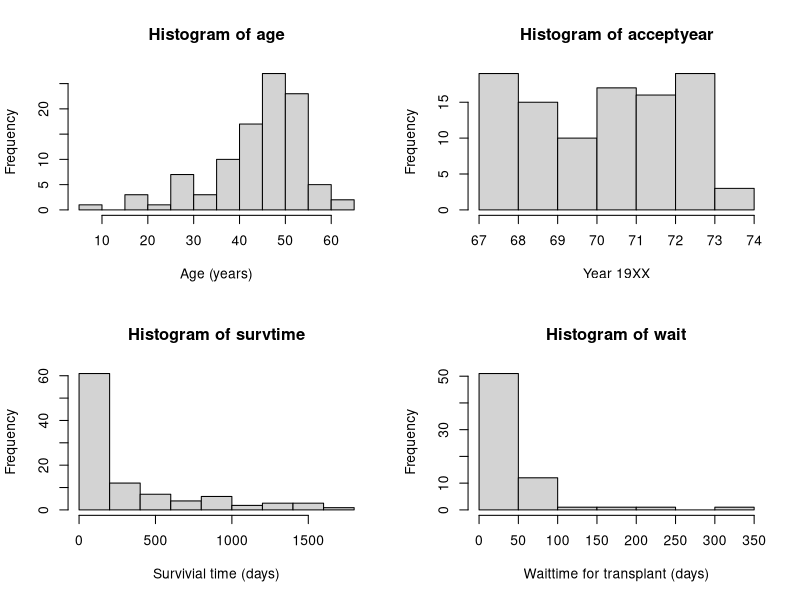
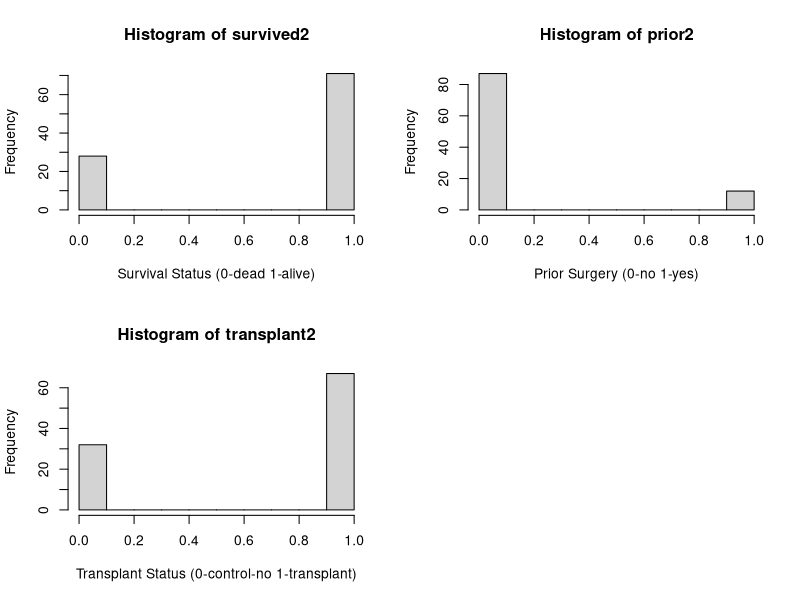
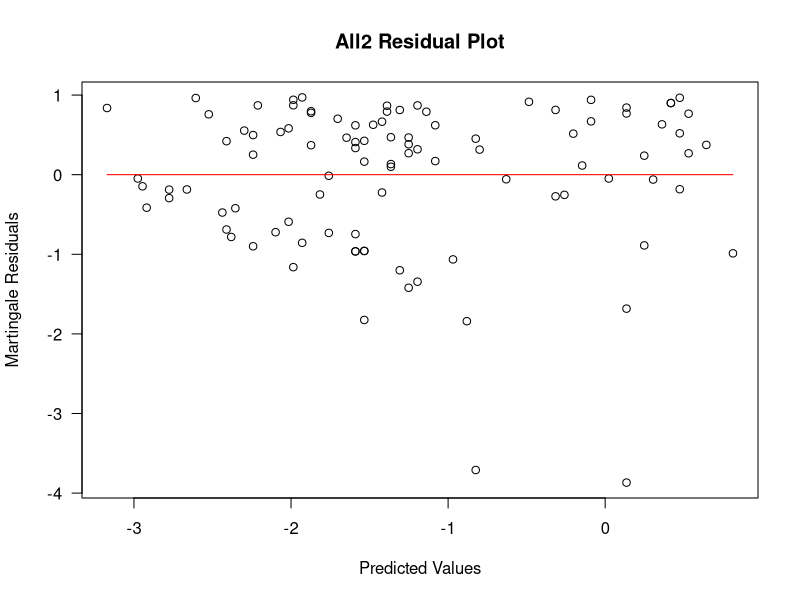
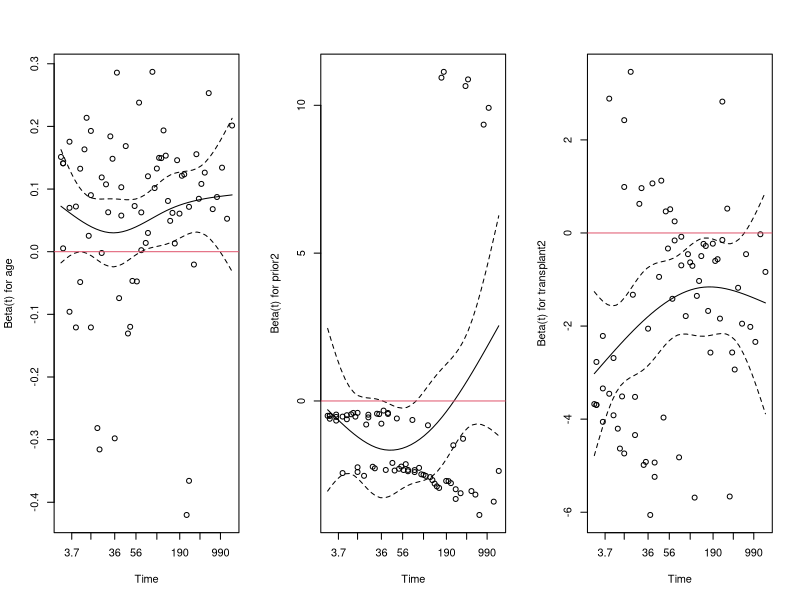
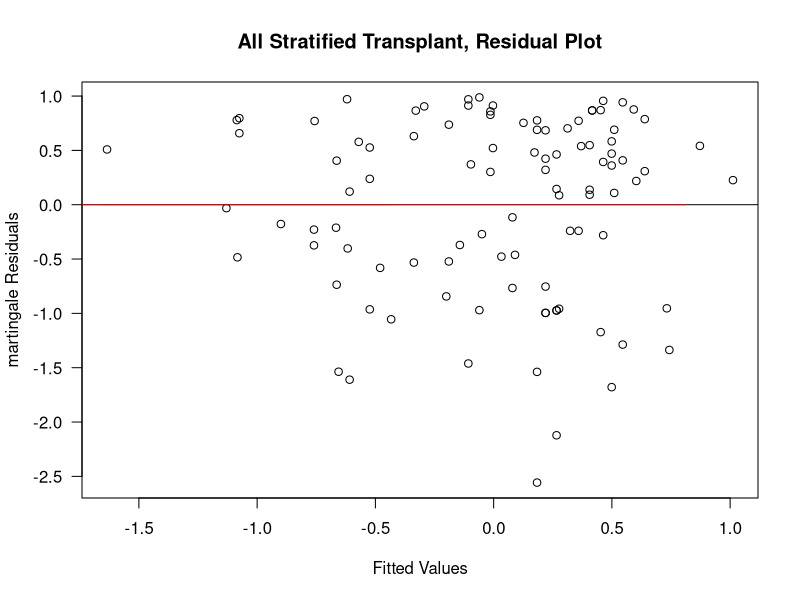
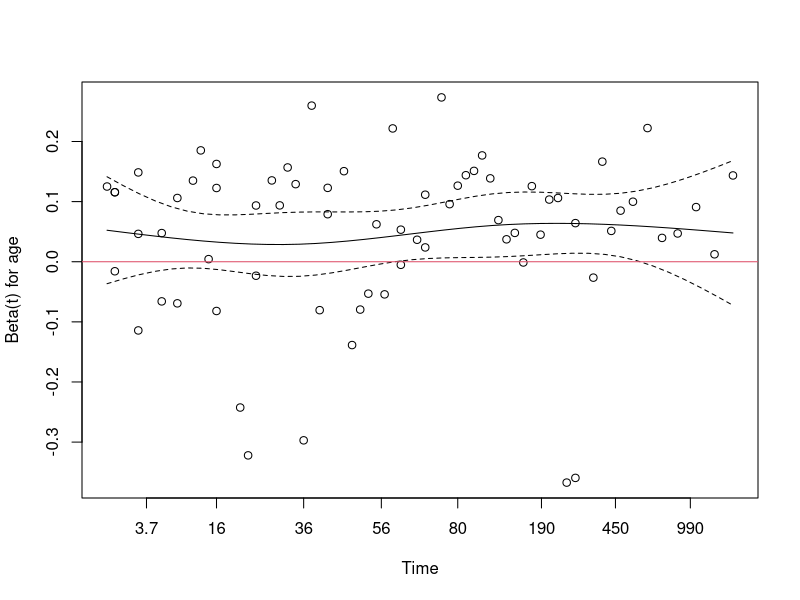
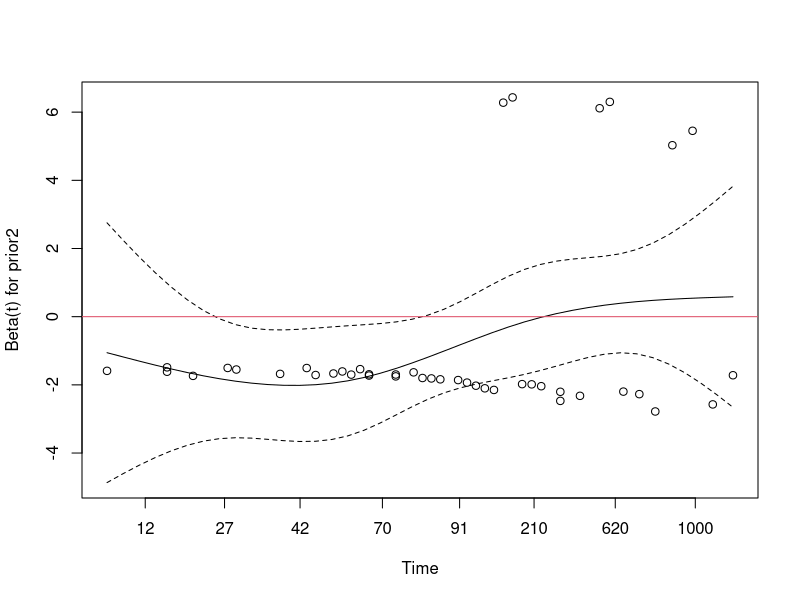
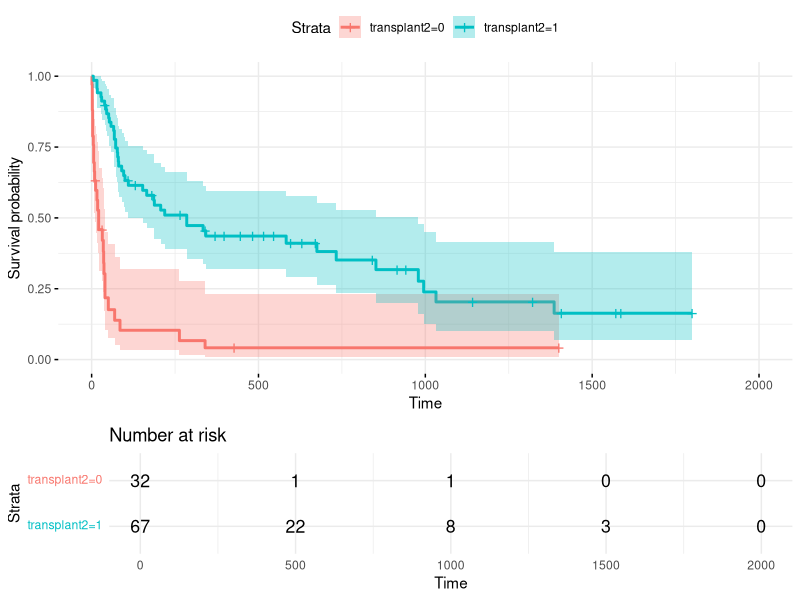

The R source for these figures, in order:
## ---- chunk 1
#| output: false
#load needed libraries
library(survival)
#install.packages("survminer")
library(survminer)

#import dataset
heart_transplant <- read.csv("./heart_transplant.csv")
## ---- chunk 2
#examine dataset
str(heart_transplant)
summary(heart_transplant)
## ---- chunk 3
#| output: false
#generate numeric columns for survived, prior, and transplant from existing charachter columns
heart_transplant$survived2 <- as.numeric(ifelse(heart_transplant$survived=="dead",1,0))
heart_transplant$prior2 <- as.numeric(ifelse(heart_transplant$prior=="yes",1,0))
heart_transplant$transplant2 <- as.numeric(ifelse(heart_transplant$transplant=="treatment",1,0))

#attach dataset so can reference variables by name
attach(heart_transplant)
## ---- chunk 4
#examine variables more
par(mfrow=c(2,2))
hist(age, xlab="Age (years)")
hist(acceptyear, xlab="Year 19XX")
hist(survtime, xlab="Survivial time (days)")
hist(wait, xlab="Waittime for transplant (days)")
hist(survived2, xlab="Survival Status (0-dead 1-alive)")
hist(prior2, xlab="Prior Surgery (0-no 1-yes)")
hist(transplant2, xlab="Transplant Status (0-control-no 1-transplant)")
par(mfrow=c(1,1))
## ---- chunk 5
#generate model without wait time
#wait time is only available for those who received transplant not the control group
all.mod <- coxph(Surv(survtime, survived2)~ acceptyear + age + prior2 + transplant2)

#examine model
summary(all.mod)
## ---- chunk 6
#generate model with wait time to see if wait time is significant for those who do receive the transplant, only looks at records that received the transplant not the control who did not receive transplant
treated.mod <- coxph(Surv(survtime, survived2)~ acceptyear + age + prior2 + wait)

#examine model
summary(treated.mod)
## ---- chunk 7
#generate model without accepted year to compare and determine if removing the accepted year variable has any significant affect on the model
all2.mod <- coxph(Surv(survtime, survived2)~ age + prior2 + transplant2)
summary(all2.mod)
## ---- chunk 8
anova(all.mod, all2.mod, test="LRT")
## ---- chunk 9
plot(predict(all2.mod), residuals(all2.mod, type="martingale"), xlab = "Predicted Values", ylab = "Martingale Residuals", main = "All2 Residual Plot",las=1)
lines(smooth.spline(predict(all2.mod), residuals(all2.mod, type = "martingale")),col="red")
## ---- chunk 10
cox.zph(all2.mod)
par(mfrow=c(1,3))
plot(cox.zph(all2.mod)[1])
abline(h=0, col=2)
plot(cox.zph(all2.mod)[2])
abline(h=0, col=2)
plot(cox.zph(all2.mod)[3])
abline(h=0, col=2)
par(mfrow=c(1,1))
## ---- chunk 11
all_strTrtmnt.mod <- coxph(Surv(survtime, survived2)~ age + prior2 + strata(transplant2))
summary(all_strTrtmnt.mod)
## ---- chunk 12
plot(predict(all_strTrtmnt.mod), residuals(all_strTrtmnt.mod, type="martingale"), xlab = "Fitted Values", ylab = "martingale Residuals", main = "All Stratified Transplant, Residual Plot",las=1)
abline(h=0)
lines(smooth.spline(predict(all2.mod), residuals(all2.mod, type = "martingale")),col="red")
cox.zph(all_strTrtmnt.mod)
plot(cox.zph(all_strTrtmnt.mod)[1])
abline(h=0, col=2)
plot(cox.zph(all_strTrtmnt.mod)[2])
abline(h=0, col=2)
## ---- chunk 13
ggsurvplot(survfit(all_strTrtmnt.mod), data=heart_transplant, ggtheme = theme_minimal(), conf.int=TRUE, risk.table=TRUE, tables.height = 0.3, tables.theme = theme_minimal())
## ---- chunk 14
heart_transplant$age2 <- as.numeric(ifelse(heart_transplant$age<41,0,ifelse(heart_transplant$age<51,1,2)))
detach(heart_transplant)
attach(heart_transplant)
hist(age2, xlab="Age (<40, 40-49, 50+)")

#generate model with chategorized age
all_agechat.mod <- coxph(Surv(survtime, survived2)~ age2 + prior2 + strata(transplant2))
summary(all_agechat.mod)


detach(heart_transplant)
